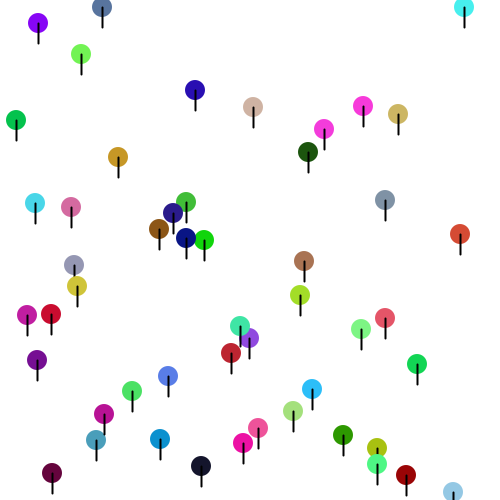
Frame 1 (no input)
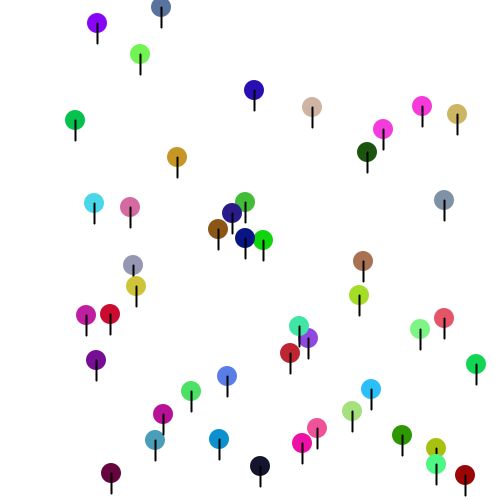
Frame 60 (the mouse pressed at the canvas centre just before this capture)
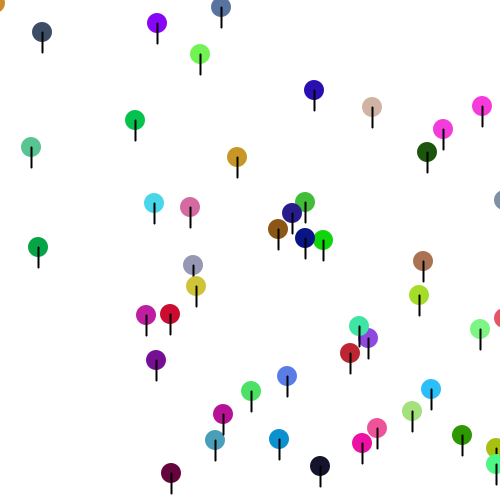
Frame 120 (the mouse held since frame 60 and released just before this capture)

The Processing sketch that drew these frames (run headless with seeded random() and noise(); from frame 60 on, the mouse is pressed at the canvas centre):

// Processing sketch: processing_42156
// ── processing_42156.pde

int num = 50; // number of objects
int s =20; // size of objects in px

color[] c = new color[num]; // array for object colors
int [] x = new int [num]; // array for x coordinate
int [] y = new int [num]; // array for y

/*
setup method called once per sketch
 */
void setup() {
  size(500, 500);
  smooth();
  // initialize objects to random locations and colors
  for (int i = 0; i <num; i++) {
    x[i] = int(random(width));
    y[i] = int(random(height));
    c[i] = color(random(256), random(256), random(256));
  }
}

/*
draw method called once per frame
 */
void draw () {
  background(255); // white background
  // for each object ...
  for (int i = 0; i <num; i++) {
    // increment x to move objects to right 1px
    x[i]++;
    // if x is over right edge
    if (x[i]>width+s) {
      // reposition at left beyond edge
      x[i]=-s;
      // randomize y
      y[i]=int(random(height));
      // randomize color
      c[i]=color(random(256), random(256), random(256));
    }
    // draw loli
    lollipop(x[i], y[i], c[i]);
  }
}

/*
lollipop drawing function
 @param xx
 x coordinate
 @param yy
 y coordinate
 @parma col
 color of loli
 */
void lollipop(int xx, int yy, color col) {
  noStroke();
  // the loli
  fill(col);
  ellipse(xx, yy, s, s);
  // the stick
  stroke(0);
  strokeWeight(2);
  line(xx, yy, xx, yy+s);
}
